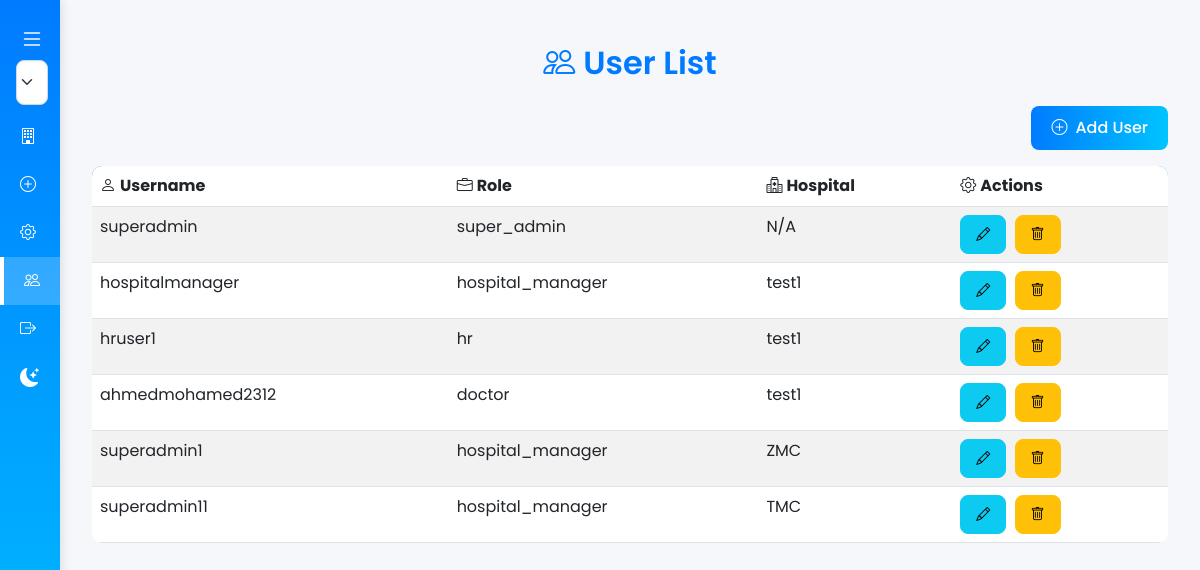
Screenshot of /superadmin/users/ (signed in) with the database file from the repository.
### hr/models.py (models this page shows, shortened)
class CustomUser(AbstractUser):
    ROLE_CHOICES = [
        ('super_admin', 'Super Admin'),
        ('doctor', 'Doctor'),
        ('nurse', 'Nurse'),
        ('receptionist', 'Receptionist'),
        ('pharmacist', 'Pharmacist'),
        ('hospital_manager', 'Hospital manager'),
        ('hr', 'Human Resources'),
    ]
    EMPLOYMENT_STATUS_CHOICES = [
        ('active', 'Active'),
        ('suspended', 'Suspended'),
        ('leave', 'Leave'),
    ]
    CONTRACT_TYPE_CHOICES = [
        ('permanent', 'Permanent'),
        ('temporary', 'Temporary'),
        ('contract', 'Contract'),
    ]
    PRACTITIONER_CLASSIFICATION_CHOICES = [
        ('consultant', 'Consultant'),
        ('specialist', 'Specialist'),
        ('second_specialist', 'Second Specialist'),
        ('senior_physician', 'Senior Physician'),
        ('second_physician', 'Second Physician'),
        ('third_physician', 'Third Physician'),
    ]
    ATTENDANCE_METHOD_CHOICES = [
        ('fingerprint', 'Fingerprint'),
        ('facial_print', 'Facial Print'),
        ('login_logout', 'Log In and Log Out'),
        ('kpi', 'KPI-Based'),
    ]
    departments = models.ManyToManyField('manager.Department', blank=True, related_name='users')
    role = models.CharField(max_length=20, choices=ROLE_CHOICES, default='hospital_manager')
    hospital = models.ForeignKey(
        'superadmin.Hospital',
        on_delete=models.SET_NULL,
        null=True,
        blank=True,
        default=None
    )
    hire_date = models.DateField(null=True, blank=True)
    salary_base = models.DecimalField(max_digits=10, decimal_places=2, default=0.00)
    national_id = models.CharField(max_length=20, unique=True, null=True, blank=True, db_index=True)
    is_active = models.BooleanField(default=True)
    full_name = models.CharField(max_length=200, blank=True)
    job_number = models.CharField(max_length=20, unique=True, blank=True, null=True, db_index=True)
    id_passport_number = models.CharField(max_length=50, blank=True, null=True)
    specialty = models.CharField(max_length=100, blank=True, null=True)
    practitioner_classification = models.CharField(
        max_length=50,
        choices=PRACTITIONER_CLASSIFICATION_CHOICES,
        blank=True,
        null=True,
    )
    contract_type = models.CharField(
        max_length=20,
        choices=CONTRACT_TYPE_CHOICES,
        blank=True,
        null=True,
    )
    benefits = models.DecimalField(max_digits=10, decimal_places=2, default=0.00)
    allowances = models.DecimalField(max_digits=10, decimal_places=2, default=0.00)
    phone_number = models.CharField(max_length=20, blank=True, null=True)
    email = models.EmailField(blank=True, null=True)
    address = models.TextField(blank=True, null=True)
    employment_status = models.CharField(
        max_length=20,
        choices=EMPLOYMENT_STATUS_CHOICES,
        default='active',
    )
    health_certificate = models.FileField(
        upload_to='health_certificates/',
        blank=True,
        null=True,
    )
    attendance_method = models.CharField(
        max_length=20,
        choices=ATTENDANCE_METHOD_CHOICES,
        blank=True,
        null=True,
        help_text="Individual attendance method; defaults to system setting if blank."
    )
    class Meta:
        indexes = [
            models.Index(fields=['hospital', 'role']),
        ]

### superadmin/models.py (models this page shows)
class Hospital(models.Model):
    HOSPITAL_TYPES = [
        ('general', 'General Hospital'),
        ('specialized', 'Specialized Hospital'),
        ('clinic', 'Clinic'),
    ]
    name = models.CharField(max_length=100)
    hospital_type = models.CharField(max_length=20, choices=HOSPITAL_TYPES, default='general')
    location = models.CharField(max_length=200, blank=True)
    address = models.TextField()
    def __str__(self):
        return self.name

### superadmin/views.py (the view)
# urls.py: path('users/', UserListView.as_view(), name='user_list'),
class UserListView(LoginRequiredMixin, SuperAdminRequiredMixin, ListView):
    model = CustomUser
    template_name = 'users/user_list.html'
    context_object_name = 'users'

### superadmin/views.py (called while the page is built)
    def test_func(self):
        return self.request.user.role == 'super_admin'

### templates/users/user_list.html (shortened to what this page needs)
{% extends "base.html" %}
{% block content %}
<div class="container my-4">
    <h2 class="mb-4 text-center"><i class="bi bi-people me-2"></i>User List</h2>
    <div class="text-end mb-3">
        <a href="{% url 'superadmin:user_create' %}" class="btn btn-primary"><i class="bi bi-plus-circle me-2"></i>Add User</a>
    </div>
    <div class="table-responsive">
        <table class="table table-striped table-hover">
            <thead>
                <tr>
                    <th><i class="bi bi-person me-1"></i>Username</th>
                    <th><i class="bi bi-briefcase me-1"></i>Role</th>
                    <th><i class="bi bi-hospital me-1"></i>Hospital</th>
                    <th><i class="bi bi-gear me-1"></i>Actions</thThead>
                </tr>
            </thead>
            <tbody>
                {% for user in users %}
                <tr>
                    <td>{{ user.username }}</td>
                    <td>{{ user.role }}</td>
                    <td>{{ user.hospital|default:"N/A" }}</td>
                    <td>
                        <a href="{% url 'superadmin:user_update' user.pk %}" class="btn btn-sm btn-info me-1"><i class="bi bi-pencil"></i></a>
                        <a href="{% url 'superadmin:user_delete' user.pk %}" class="btn btn-sm btn-warning"><i class="bi bi-trash"></i></a>
                    </td>
                </tr>
                {% empty %}
                <tr>
                    <td colspan="4" class="text-center text-muted py-4">
                        <i class="bi bi-person-x-fill me-2" style="font-size: 1.5rem;"></i>No users found.
                    </td>
                </tr>
                {% endfor %}
            </tbody>
        </table>
    </div>
</div>
{% endblock %}

### templates/base.html (shortened to what this page needs)
{% load i18n static %}
{% get_current_language as LANGUAGE_CODE %}
{% get_current_language_bidi as LANGUAGE_BIDI %}
<!DOCTYPE html>
<html lang="{{ LANGUAGE_CODE }}" dir="{% if LANGUAGE_BIDI %}rtl{% else %}ltr{% endif %}">
<head>
    {% if LANGUAGE_BIDI %}
      <link href="https://cdn.jsdelivr.net/npm/bootstrap@5.3.0/dist/css/bootstrap.rtl.min.css" rel="stylesheet">
    {% else %}
      <link href="https://cdn.jsdelivr.net/npm/bootstrap@5.3.0/dist/css/bootstrap.min.css" rel="stylesheet">
    {% endif %}
    <link href="https://cdn.jsdelivr.net/npm/bootstrap-icons/font/bootstrap-icons.css" rel="stylesheet">
    <link rel="stylesheet" href="https://cdnjs.cloudflare.com/ajax/libs/font-awesome/6.5.1/css/all.min.css">
    <link rel="stylesheet" href="https://cdnjs.cloudflare.com/ajax/libs/font-awesome/6.0.0-beta3/css/all.min.css">
</head>
<body>
    <div class="sidebar collapsed" id="sidebar">
        <div class="d-flex align-items-center">
            <button class="toggle-btn" id="toggleSidebar"><i class="bi bi-list"></i></button>
        </div>
        <form action="{% url 'set_language' %}" method="post" class="px-3 mb-2">
          <select name="language" class="form-select form-select-sm" onchange="this.form.submit()">
            <option value="en" {% if LANGUAGE_CODE == 'en' %}selected{% endif %}>English</option>
          </select>
        </form>
        <nav class="nav flex-column">
            {% if user.is_authenticated %}
                {% if user.role == 'super_admin' %}
                    <a class="nav-link {% if request.resolver_match.url_name == 'hospital_list' %}active{% endif %}" href="{% url 'superadmin:hospital_list' %}">
                        <i class="bi bi-building me-2"></i><span>{% trans "Hospitals" %}</span>
                    </a>
                    <a class="nav-link {% if request.resolver_match.url_name == 'create_hospital' %}active{% endif %}" href="{% url 'superadmin:create_hospital' %}">
                        <i class="bi bi-plus-circle me-2"></i><span>{% trans "Create Hospital" %}</span>
                    </a>
                    <a class="nav-link {% if request.resolver_match.url_name == 'system_settings' %}active{% endif %}" href="{% url 'superadmin:system_settings' %}">
                        <i class="bi bi-gear me-2"></i><span>{% trans "Settings" %}</span>
                    </a>
                    <a class="nav-link {% if request.resolver_match.url_name == 'user_list' %}active{% endif %}" href="{% url 'superadmin:user_list' %}">
                        <i class="bi bi-people me-2"></i><span>{% trans "Users" %}</span>
                    </a>
                {% endif %}
                <form action="{% url 'superadmin:logout' %}" method="post" class="d-inline">
                    <button type="submit" class="nav-link {% if request.resolver_match.url_name == 'logout' %}active{% endif %}" style="background:none;border:none;color:white;padding:12px 20px;display:flex;align-items:center;width:100%;text-align:left;">
                        <i class="bi bi-box-arrow-right me-2"></i><span>{% trans "Logout" %}</span>
                    </button>
                </form>
                <button class="mode-toggle" id="toggleDarkMode" title="{% trans 'Toggle dark mode' %}">
                    <i class="bi bi-moon-stars-fill"></i>
                </button>
            {% else %}
                <a class="nav-link {% if request.resolver_match.url_name == 'login' %}active{% endif %}" href="{% url 'superadmin:login' %}">
                    <i class="bi bi-box-arrow-in-right me-2"></i><span>{% trans "Login" %}</span>
                </a>
            {% endif %}
        </nav>
    </div>
    <div class="main-content collapsed" id="mainContent">
        {% block content %}{% endblock %}
    </div>
</body>
</html>

### rows the page displays
CustomUser: username "superadmin", role "super_admin", hospital "N/A"
CustomUser: username "hospitalmanager", role "hospital_manager", hospital "test1"
CustomUser: username "hruser1", role "hr", hospital "test1"
CustomUser: username "ahmedmohamed2312", role "doctor", hospital "test1"
CustomUser: username "superadmin1", role "hospital_manager", hospital "ZMC"
CustomUser: username "superadmin11", role "hospital_manager", hospital "TMC"
